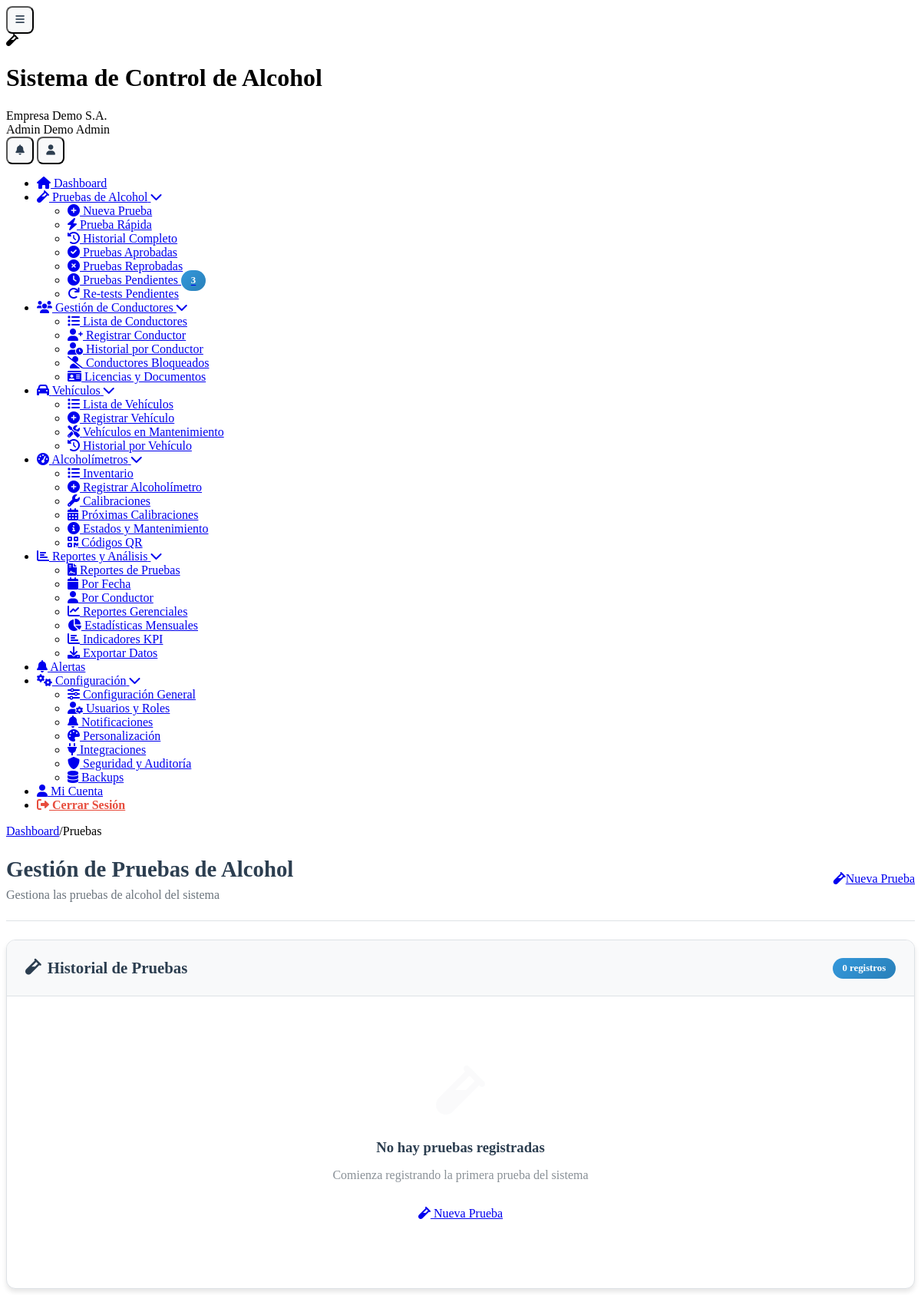
The app's page /nueva-prueba.php (signed in), older data.
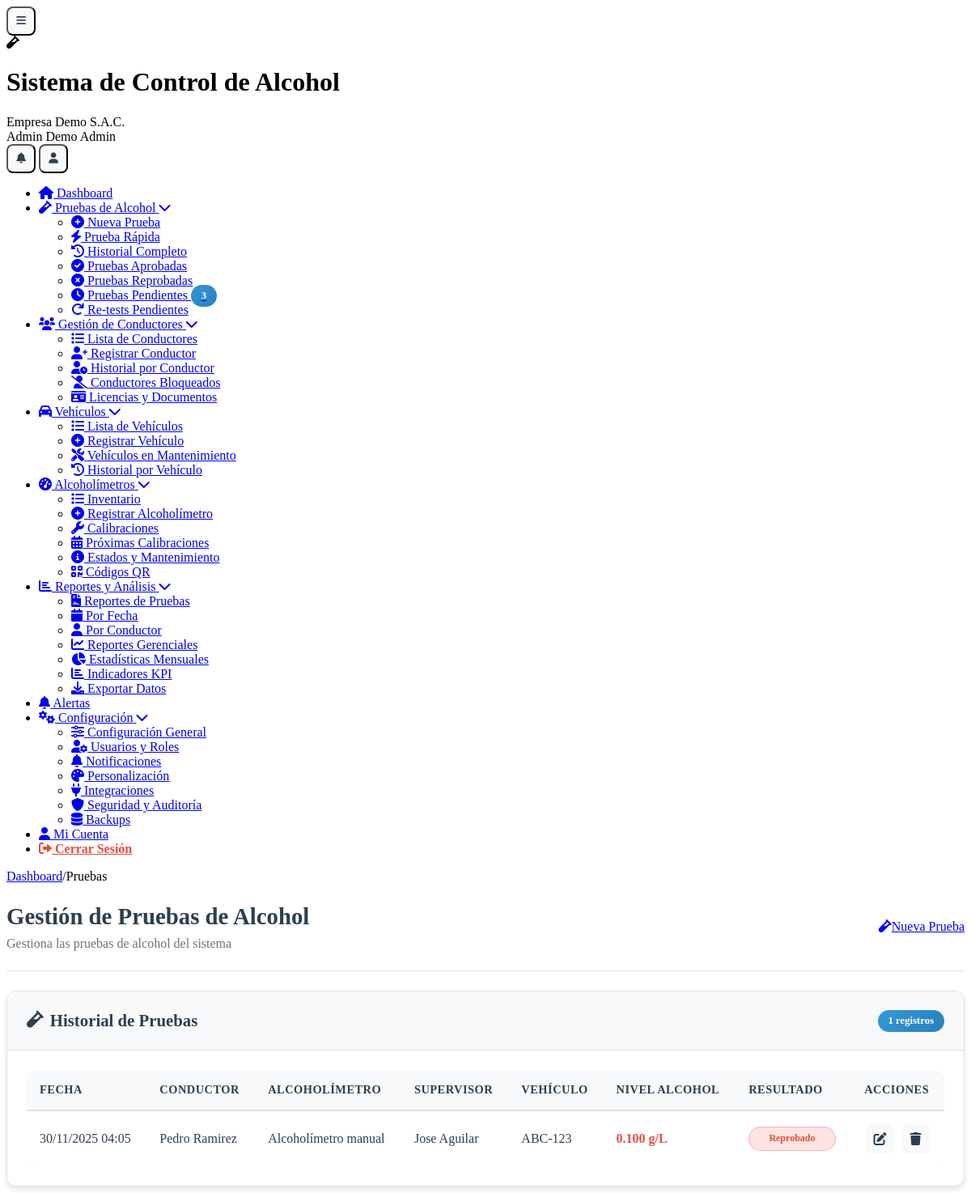
The same page, newer data.
### tables this page shows
CREATE TABLE `usuarios` (
  `id` int(11) NOT NULL,
  `cliente_id` int(11) DEFAULT NULL,
  `nombre` varchar(100) NOT NULL,
  `apellido` varchar(100) DEFAULT NULL,
  `email` varchar(255) NOT NULL,
  `password` varchar(255) NOT NULL,
  `telefono` varchar(20) DEFAULT NULL,
  `dni` varchar(15) DEFAULT NULL,
  `rol` enum('super_admin','admin','supervisor','operador','conductor','auditor') NOT NULL,
  `foto_perfil` varchar(255) DEFAULT NULL,
  `estado` tinyint(1) DEFAULT 1,
  `ultimo_login` timestamp NULL DEFAULT NULL,
  `token_recuperacion` varchar(100) DEFAULT NULL,
  `fecha_expiracion_token` datetime DEFAULT NULL,
  `intentos_login` int(11) DEFAULT 0,
  `bloqueado_hasta` datetime DEFAULT NULL,
  `fecha_creacion` timestamp NULL DEFAULT current_timestamp()
);

CREATE TABLE `clientes` (
  `id` int(11) NOT NULL,
  `nombre_empresa` varchar(255) NOT NULL,
  `ruc` varchar(20) NOT NULL,
  `direccion` text DEFAULT NULL,
  `telefono` varchar(20) DEFAULT NULL,
  `email_contacto` varchar(255) DEFAULT NULL,
  `plan_id` int(11) NOT NULL,
  `logo` varchar(255) DEFAULT NULL,
  `color_primario` varchar(7) DEFAULT '#2196F3',
  `color_secundario` varchar(7) DEFAULT '#1976D2',
  `fecha_registro` timestamp NULL DEFAULT current_timestamp(),
  `fecha_vencimiento` date DEFAULT NULL,
  `estado` enum('activo','inactivo','suspendido','prueba') DEFAULT 'prueba',
  `token_api` varchar(100) DEFAULT NULL,
  `modo_demo` tinyint(1) DEFAULT 1
);

CREATE TABLE `pruebas` (
  `id` int(11) NOT NULL,
  `cliente_id` int(11) NOT NULL,
  `alcoholimetro_id` int(11) NOT NULL,
  `conductor_id` int(11) NOT NULL,
  `supervisor_id` int(11) NOT NULL,
  `vehiculo_id` int(11) DEFAULT NULL,
  `nivel_alcohol` decimal(5,3) NOT NULL,
  `limite_permisible` decimal(5,3) DEFAULT 0.000,
  `resultado` enum('aprobado','reprobado') NOT NULL,
  `es_retest` tinyint(1) DEFAULT 0,
  `prueba_padre_id` int(11) DEFAULT NULL,
  `intento_numero` int(11) DEFAULT 1,
  `motivo_retest` varchar(100) DEFAULT NULL,
  `aprobado_por_supervisor` tinyint(1) DEFAULT 0,
  `fecha_aprobacion_retest` timestamp NULL DEFAULT NULL,
  `latitud` decimal(10,8) DEFAULT NULL,
  `longitud` decimal(11,8) DEFAULT NULL,
  `direccion_geocodificada` text DEFAULT NULL,
  `foto_evidencia` varchar(255) DEFAULT NULL,
  `firma_conductor` varchar(255) DEFAULT NULL,
  `firma_supervisor` varchar(255) DEFAULT NULL,
  `observaciones` text DEFAULT NULL,
  `fecha_prueba` timestamp NULL DEFAULT current_timestamp(),
  `sync_movil` tinyint(1) DEFAULT 0,
  `dispositivo_movil` varchar(100) DEFAULT NULL,
  `hash_verificacion` varchar(100) DEFAULT NULL,
  `temperatura_ambiente` decimal(4,2) DEFAULT NULL,
  `humedad_ambiente` decimal(4,2) DEFAULT NULL
);

CREATE TABLE `alcoholimetros` (
  `id` int(11) NOT NULL,
  `cliente_id` int(11) NOT NULL,
  `numero_serie` varchar(50) NOT NULL,
  `nombre_activo` varchar(100) NOT NULL,
  `modelo` varchar(50) DEFAULT NULL,
  `marca` varchar(50) DEFAULT NULL,
  `fecha_calibracion` date DEFAULT NULL,
  `proxima_calibracion` date DEFAULT NULL,
  `estado` enum('activo','inactivo','mantenimiento','calibracion') DEFAULT 'activo',
  `qr_code` varchar(255) DEFAULT NULL,
  `fecha_creacion` timestamp NULL DEFAULT current_timestamp(),
  `fecha_actualizacion` timestamp NULL DEFAULT current_timestamp() ON UPDATE current_timestamp()
);

CREATE TABLE `vehiculos` (
  `id` int(11) NOT NULL,
  `cliente_id` int(11) NOT NULL,
  `placa` varchar(20) NOT NULL,
  `marca` varchar(50) DEFAULT NULL,
  `modelo` varchar(50) DEFAULT NULL,
  `anio` int(11) DEFAULT NULL,
  `color` varchar(30) DEFAULT NULL,
  `kilometraje` int(11) DEFAULT NULL,
  `estado` enum('activo','inactivo','mantenimiento') DEFAULT 'activo',
  `fecha_creacion` timestamp NULL DEFAULT current_timestamp()
);

CREATE TABLE `configuraciones` (
  `id` int(11) NOT NULL,
  `cliente_id` int(11) NOT NULL,
  `limite_alcohol_permisible` decimal(5,3) DEFAULT 0.000,
  `intervalo_retest_minutos` int(11) DEFAULT 15,
  `intentos_retest` int(11) DEFAULT 3,
  `requerir_geolocalizacion` tinyint(1) DEFAULT 1,
  `requerir_foto_evidencia` tinyint(1) DEFAULT 0,
  `requerir_firma_digital` tinyint(1) DEFAULT 1,
  `notificaciones_email` tinyint(1) DEFAULT 1,
  `notificaciones_sms` tinyint(1) DEFAULT 0,
  `notificaciones_push` tinyint(1) DEFAULT 1,
  `timezone` varchar(50) DEFAULT 'America/Lima',
  `idioma` enum('es','en','pt') DEFAULT 'es',
  `formato_fecha` varchar(20) DEFAULT 'd/m/Y',
  `fecha_actualizacion` timestamp NULL DEFAULT current_timestamp() ON UPDATE current_timestamp(),
  `nivel_advertencia` decimal(5,3) DEFAULT 0.025,
  `nivel_critico` decimal(5,3) DEFAULT 0.080,
  `unidad_medida` varchar(10) DEFAULT 'g/L',
  `bloqueo_conductor_horas` int(11) DEFAULT 24,
  `notificar_supervisor_retest` tinyint(1) DEFAULT 1,
  `requerir_aprobacion_supervisor` tinyint(1) DEFAULT 0,
  `requerir_observaciones` tinyint(1) DEFAULT 0,
  `tiempo_maximo_prueba_minutos` int(11) DEFAULT 10,
  `distancia_maxima_metros` int(11) DEFAULT 500,
  `notificaciones_whatsapp` tinyint(1) DEFAULT 0,
  `email_notificacion` varchar(255) DEFAULT NULL,
  `telefono_notificacion` varchar(20) DEFAULT NULL,
  `emails_adicionales` text DEFAULT NULL,
  `backup_diario` tinyint(1) DEFAULT 1,
  `backup_semanal` tinyint(1) DEFAULT 1,
  `backup_mensual` tinyint(1) DEFAULT 0,
  `retencion_dias` int(11) DEFAULT 30,
  `observaciones` text NOT NULL
);

### includes/Database.php (called while the page is built, shortened)
<?php
class Database {
    private $host = DB_HOST;
    private $db_name = DB_NAME;
    private $username = DB_USER;
    private $password = DB_PASS;
    public $conn;
    public function getConnection() {
        $this->conn = null;
        try {
            $this->conn = new PDO(
                "mysql:host=" . $this->host . ";dbname=" . $this->db_name,
                $this->username,
                $this->password
            );
            $this->conn->exec("set names utf8");
            $this->conn->setAttribute(PDO::ATTR_ERRMODE, PDO::ERRMODE_EXCEPTION);
        } catch(PDOException $exception) {
            error_log("Error de conexión: " . $exception->getMessage());
            return false;
        }
        return $this->conn;
    }
    public function fetchOne($query, $params = []) {
        try {
            $stmt = $this->conn->prepare($query);
            $stmt->execute($params);
            return $stmt->fetch(PDO::FETCH_ASSOC);
        } catch (PDOException $e) {
            error_log("Error en fetchOne: " . $e->getMessage());
            return false;
        }
    }
    public function fetchAll($query, $params = []) {
        try {
            $stmt = $this->conn->prepare($query);
            $stmt->execute($params);
            return $stmt->fetchAll(PDO::FETCH_ASSOC);
        } catch (PDOException $e) {
            error_log("Error en fetchAll: " . $e->getMessage());
            return false;
        }
    }
}
?>

### nueva-prueba.php (the view, shortened to what the changed rows need)
<?php
require_once __DIR__ . '/includes/Database.php';
$page_title = 'Gestión de Pruebas de Alcohol';
$breadcrumbs = [
    'index.php' => 'Dashboard',
    'nueva-prueba.php' => 'Pruebas'
];
require_once __DIR__ . '/includes/header.php';
$db = new Database();
$cliente_id = $_SESSION['cliente_id'] ?? 0;
$modo_edicion = false;
$configuracion = $db->fetchOne("
    SELECT limite_alcohol_permisible, nivel_advertencia, nivel_critico, unidad_medida
    FROM configuraciones
    WHERE cliente_id = ?
", [$cliente_id]);
$pruebas = $db->fetchAll("
    SELECT p.*,
           a.nombre_activo as alcoholimetro_nombre,
           CONCAT(u_conductor.nombre, ' ', u_conductor.apellido) as conductor_nombre,
           CONCAT(u_supervisor.nombre, ' ', u_supervisor.apellido) as supervisor_nombre,
           v.placa as vehiculo_placa
    FROM pruebas p
    LEFT JOIN alcoholimetros a ON p.alcoholimetro_id = a.id
    LEFT JOIN usuarios u_conductor ON p.conductor_id = u_conductor.id
    LEFT JOIN usuarios u_supervisor ON p.supervisor_id = u_supervisor.id
    LEFT JOIN vehiculos v ON p.vehiculo_id = v.id
    WHERE p.cliente_id = ?
    ORDER BY p.fecha_prueba DESC
", [$cliente_id]);
?>
<div class="content-body">
    <div class="dashboard-header">
        <div class="welcome-section">
            <h1><?php echo $page_title; ?></h1>
        </div>
    </div>
    <div class="crud-container">
        <?php if (!$modo_edicion && !isset($_GET['nuevo'])): ?>
        <div class="card">
            <div class="card-header">
                <h3><i class="fas fa-vial"></i> Historial de Pruebas</h3>
                <div class="card-actions">
                    <span class="badge"><?php echo count($pruebas); ?> registros</span>
                </div>
            </div>
            <div class="card-body">
                <?php if (!empty($pruebas)): ?>
                <div class="table-responsive">
                    <table class="data-table">
                        <thead>
                            <tr>
                                <th>Fecha</th>
                                <th>Conductor</th>
                                <th>Alcoholímetro</th>
                                <th>Supervisor</th>
                                <th>Vehículo</th>
                                <th>Nivel Alcohol</th>
                                <th>Resultado</th>
                                <th>Acciones</th>
                            </tr>
                        </thead>
                        <tbody>
                            <?php foreach ($pruebas as $prueba): ?>
                            <tr>
                                <td><?php echo date('d/m/Y H:i', strtotime($prueba['fecha_prueba'])); ?></td>
                                <td><?php echo htmlspecialchars($prueba['conductor_nombre'] ?? 'N/A'); ?></td>
                                <td><?php echo htmlspecialchars($prueba['alcoholimetro_nombre'] ?? 'N/A'); ?></td>
                                <td><?php echo htmlspecialchars($prueba['supervisor_nombre'] ?? 'N/A'); ?></td>
                                <td><?php echo htmlspecialchars($prueba['vehiculo_placa'] ?? 'N/A'); ?></td>
                                <td>
                                    <span class="<?php echo $prueba['nivel_alcohol'] > $configuracion['nivel_critico'] ? 'text-danger' : ($prueba['nivel_alcohol'] > $configuracion['nivel_advertencia'] ? 'text-warning' : 'text-success'); ?>">
                                        <?php echo number_format($prueba['nivel_alcohol'], 3); ?> <?php echo $configuracion['unidad_medida']; ?>
                                    </span>
                                </td>
                                <td>
                                    <?php
                                    $clase_resultado = $prueba['resultado'] === 'aprobado' ? 'success' : 'danger';
                                    ?>
                                    <span class="status-badge <?php echo $clase_resultado; ?>">
                                        <?php echo ucfirst($prueba['resultado']); ?>
                                    </span>
                                </td>
                                <td class="action-buttons">
                                    <a href="?editar=<?php echo $prueba['id']; ?>" class="btn-icon" title="Editar">
                                        <i class="fas fa-edit"></i>
                                    </a>
                                    <a href="?eliminar=<?php echo $prueba['id']; ?>"
                                       class="btn-icon danger"
                                       title="Eliminar"
                                       onclick="return confirm('¿Estás seguro de eliminar esta prueba?')">
                                        <i class="fas fa-trash"></i>
                                    </a>
                                </td>
                            </tr>
                            <?php endforeach; ?>
                        </tbody>
                    </table>
                </div>
                <?php else: ?>
                <div class="empty-state">
                    <div class="empty-icon">
                        <i class="fas fa-vial"></i>
                    </div>
                    <h3>No hay pruebas registradas</h3>
                    <p>Comienza registrando la primera prueba del sistema</p>
                    <a href="?nuevo=true" class="btn btn-primary">
                        <i class="fas fa-vial"></i>
                        Nueva Prueba
                    </a>
                </div>
                <?php endif; ?>
            </div>
        </div>
        <?php endif; ?>
    </div>
</div>
<?php
require_once __DIR__ . '/includes/footer.php';
?>

### includes/header.php (shortened to what the changed rows need)
<?php
$database = new Database();
$user_id = $_SESSION['user_id'] ?? null;
$user_query = $database->fetchOne("
    SELECT u.*, c.nombre_empresa, c.logo, c.color_primario, c.color_secundario, p.nombre_plan
    FROM usuarios u
    LEFT JOIN clientes c ON u.cliente_id = c.id
    LEFT JOIN planes p ON c.plan_id = p.id
    WHERE u.id = ?
", [$user_id]);
?>
<!DOCTYPE html>
<html lang="es">
<head>
	<link rel="stylesheet" href="<?php echo BASE_URL; ?>/assets/css/simple-style.css">
    <link rel="stylesheet" href="<?php echo BASE_URL; ?>/assets/css/responsive.css">
	<link rel="stylesheet" href="<?php echo BASE_URL; ?>/assets/css/dashboard-enhancements.css">
    <link href="https://cdnjs.cloudflare.com/ajax/libs/font-awesome/6.0.0/css/all.min.css" rel="stylesheet">
</head>
<body>
    <div class="app-container">
        <header class="app-header">
            <div class="header-content">
                <div class="brand-section">
                    <div class="brand-text">
                        <h1 class="app-name"><?php echo SITE_NAME; ?></h1>
                        <span class="client-name"><?php echo htmlspecialchars($user_query['nombre_empresa'] ?? 'Empresa'); ?></span>
                    </div>
                </div>
                <div class="user-menu">
                    <div class="user-info">
                        <span class="user-name"><?php echo htmlspecialchars(($user_query['nombre'] ?? 'Usuario') . ' ' . ($user_query['apellido'] ?? 'Sistema')); ?></span>
                        <span class="user-role"><?php echo ucfirst(str_replace('_', ' ', $user_query['rol'] ?? 'usuario')); ?></span>
                    </div>
                </div>
            </div>
        </header>
        <div class="main-content">
            <main class="content-area">
                <div class="content-header">
                    <div class="breadcrumb">
                        <?php
                        if (!empty($breadcrumbs)) {
                            $last_key = array_key_last($breadcrumbs);
                            foreach ($breadcrumbs as $key => $crumb) {
                                if ($key === $last_key) {
                                    echo '<span class="breadcrumb-text">' . htmlspecialchars($crumb) . '</span>';
                                } else {
                                    echo '<a href="' . $key . '" class="breadcrumb-link">' . htmlspecialchars($crumb) . '</a>';
                                    echo '<span class="breadcrumb-separator">/</span>';
                                }
                            }
                        }
                        ?>
                    </div>
                </div>
                <div class="content-body">

Row changes from the older to the newer data that the page shows:
changed usuarios "Admin Demo": cliente.nombre_empresa "Empresa Demo S.A." → "Empresa Demo S.A.C."
added pruebas: fecha_prueba "30/11/2025 04:05", conductor_nombre "Pedro Ramirez", alcoholimetro.nombre_activo "Alcoholímetro manual", supervisor_nombre "Jose Aguilar", vehiculo.placa "ABC-123", nivel_alcohol "0.100", resultado "Reprobado"
now on this page (row unchanged): configuraciones: unidad_medida "g/L"
Text that changed along with them:
count($pruebas): "0" → "1"
text no longer shown: "No hay pruebas registradas Comienza registrando la primera prueba del sistema Nueva Prueba"
text now shown: "FECHA CONDUCTOR ALCOHOLÍMETRO SUPERVISOR VEHÍCULO NIVEL ALCOHOL RESULTADO ACCIONES"
